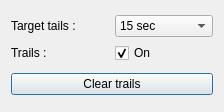
<?xml version="1.0" encoding="UTF-8"?>
<ui version="4.0">
 <class>TrailDialog</class>
 <widget class="QDialog" name="TrailDialog">
  <property name="geometry">
   <rect>
    <x>0</x>
    <y>0</y>
    <width>224</width>
    <height>112</height>
   </rect>
  </property>
  <property name="maximumSize">
   <size>
    <width>224</width>
    <height>112</height>
   </size>
  </property>
  <property name="windowTitle">
   <string>Trail Settings</string>
  </property>
  <layout class="QVBoxLayout" name="verticalLayout">
   <item>
    <layout class="QVBoxLayout" name="verticalLayout_3">
     <item>
      <layout class="QHBoxLayout" name="horizontalLayout_13">
       <item>
        <widget class="QLabel" name="label_5">
         <property name="text">
          <string>Target tails : </string>
         </property>
        </widget>
       </item>
       <item>
        <widget class="QComboBox" name="comboBoxTargetTail">
         <item>
          <property name="text">
           <string>15 sec</string>
          </property>
         </item>
         <item>
          <property name="text">
           <string>30 sec</string>
          </property>
         </item>
         <item>
          <property name="text">
           <string>1 min</string>
          </property>
         </item>
         <item>
          <property name="text">
           <string>3 min</string>
          </property>
         </item>
         <item>
          <property name="text">
           <string>5 min</string>
          </property>
         </item>
         <item>
          <property name="text">
           <string>10 min</string>
          </property>
         </item>
         <item>
          <property name="text">
           <string>Continuous</string>
          </property>
         </item>
        </widget>
       </item>
      </layout>
     </item>
     <item>
      <layout class="QHBoxLayout" name="horizontalLayout_14">
       <item>
        <widget class="QLabel" name="label_16">
         <property name="text">
          <string>Trails :</string>
         </property>
        </widget>
       </item>
       <item>
        <widget class="QCheckBox" name="checkBoxTrailOff">
         <property name="text">
          <string>On</string>
         </property>
         <property name="checked">
          <bool>true</bool>
         </property>
        </widget>
       </item>
      </layout>
     </item>
    </layout>
   </item>
   <item>
    <widget class="QPushButton" name="pushButtonClearTrail">
     <property name="text">
      <string>Clear trails</string>
     </property>
    </widget>
   </item>
  </layout>
 </widget>
 <resources/>
 <connections/>
</ui>
